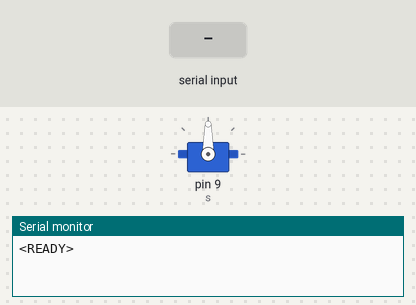
This sketch was run on a simulated Arduino Uno, built with avr-gcc and run on an emulated ATmega328P. Parts: servo, the last lines printed to the serial monitor. The inputs (shaded band) are chosen by the test bench.

Above: at 1.2 s.
1.3 s: "90,45>" received over Serial
At 2.5 s:
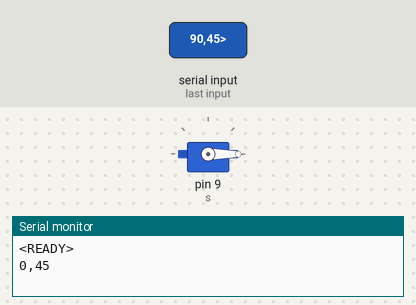
2.8 s: "90>" received over Serial
Timing chart, 0 to 5.8 s (numbered marks = the images above; inputs shaded):
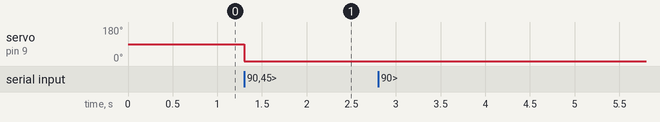

Measured:
- after the input at 1.3 s, servo on pin 9 (s): 90° → 0° at once

The sketch:

arduino_to_python.ino
```cpp
#define numChars 64

#include <Servo.h>

char receivedChars[numChars];
Servo s;

boolean newData = false;

void setup() {
  Serial.begin(115200);
  Serial.println("<READY>");
  s.attach(9);
}

void loop() {
  recvWithStartEndMarkers();
}

void recvWithStartEndMarkers() {
  String str = "";
  if (Serial.available() > 0) {
    str = Serial.readStringUntil('>');
    str = str.substring(1);

    Serial.println(str);
    int degs = str.toInt();
    s.write(degs);
  }
}
```
